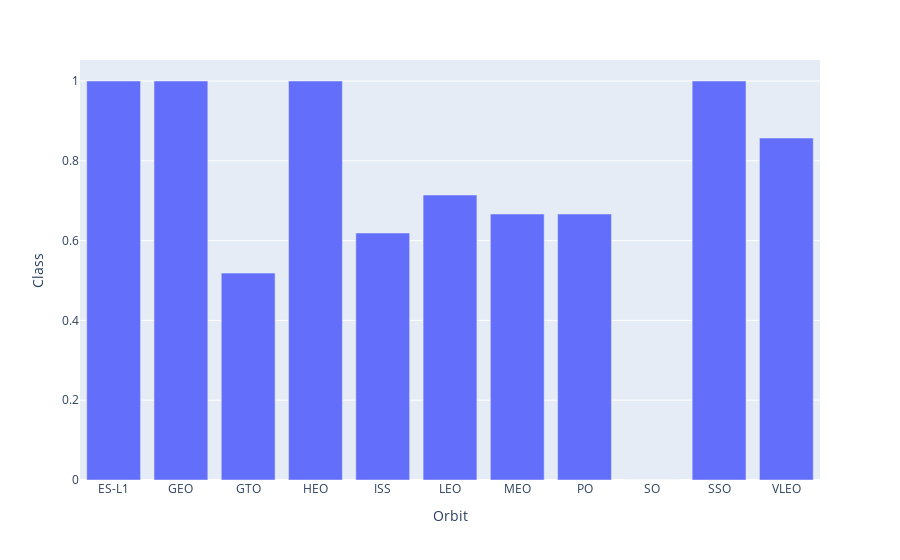

The cell this chart's notebook holds for it:
### Markdown cell above
Let's create a `bar chart` for the sucess rate of each orbit

### Code cell
# HINT use groupby method on Orbit column and get the mean of Class column
ff = df.groupby('Orbit', as_index=False)['Class'].mean()

import plotly.express as px

fig = px.bar(ff, x='Orbit', y='Class')
fig.show()

### Figure 1 — Plotly figure (JSON) as saved in the notebook; plotly's stock layout.template omitted (floating-point values rounded to 4 significant figures)
{"data": [{"alignmentgroup": "True", "hovertemplate": "Orbit=%{x}<br>Class=%{y}<extra></extra>", "legendgroup": "", "marker": {"color": "#636efa"}, "name": "", "offsetgroup": "", "orientation": "v", "showlegend": false, "textposition": "auto", "type": "bar", "x": ["ES-L1", "GEO", "GTO", "HEO", "ISS", "LEO", "MEO", "PO", "SO", "SSO", "VLEO"], "xaxis": "x", "y": [1, 1, 0.5185, 1, 0.619, 0.7143, 0.6667, 0.6667, 0, 1, 0.8571], "yaxis": "y"}], "layout": {"barmode": "relative", "legend": {"tracegroupgap": 0}, "margin": {"t": 60}, "xaxis": {"anchor": "y", "domain": [0, 1], "title": {"text": "Orbit"}}, "yaxis": {"anchor": "x", "domain": [0, 1], "title": {"text": "Class"}}}}
